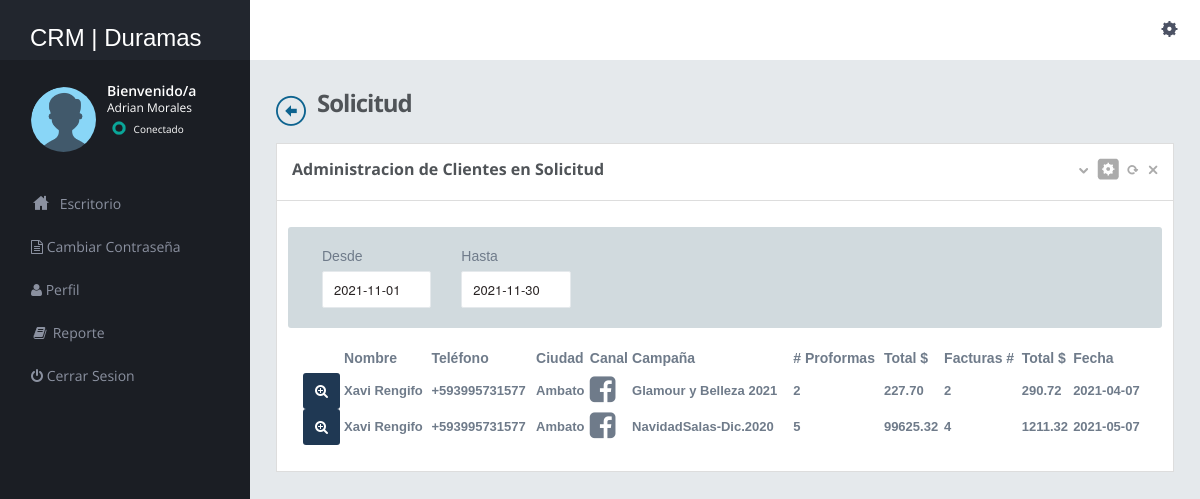
The page /tracking-lead.php?status_name=Solicitud&email_user_name=armj1923@gmail.com (signed in) on the database its author committed.
### tables this page shows
CREATE TABLE `tracking_lead` (
  `tracking_lead_id_gen` int(11) NOT NULL,
  `name_lead` varchar(100) NOT NULL,
  `mobile_number` varchar(100) NOT NULL,
  `city_warehouse` varchar(100) NOT NULL,
  `email_lead` varchar(100) NOT NULL,
  `user_name` varchar(150) NOT NULL,
  `email_user_name` varchar(150) NOT NULL,
  `date_create` date NOT NULL,
  `platform` varchar(9) NOT NULL,
  `form_id` varchar(200) NOT NULL,
  `status_name` varchar(100) NOT NULL,
  `proforma` int(11) DEFAULT NULL,
  `proforma_total` double(18,2) DEFAULT NULL,
  `factura` int(11) DEFAULT NULL,
  `factura_total` double(18,2) DEFAULT NULL
);

CREATE TABLE `campaing` (
  `campaing_id_gen` int(11) NOT NULL,
  `name` varchar(300) NOT NULL,
  `description` varchar(400) NOT NULL
);

### tracking-lead.php (the view, shortened to what this page needs)
<?php
include("dbconnection.php");
$email=$_GET['email_user_name'];
if(isset($_GET['status_name'])){
    $title=$_GET['status_name'];
}
?>
<!DOCTYPE html>
<html>
<head>
    <link href="assets/plugins/jquery-datatable/css/jquery.dataTables.css" rel="stylesheet" type="text/css" />
    <link href="assets/plugins/bootstrap-select2/select2.css" rel="stylesheet" type="text/css" media="screen" />
    <link href="assets/plugins/boostrapv3/css/bootstrap.min.css" rel="stylesheet" type="text/css" />
    <link href="assets/plugins/boostrapv3/css/bootstrap-theme.min.css" rel="stylesheet" type="text/css" />
    <link href="assets/plugins/font-awesome/css/font-awesome.css" rel="stylesheet" type="text/css" />
    <link href="assets/css/animate.min.css" rel="stylesheet" type="text/css" />
    <link href="assets/plugins/jquery-scrollbar/jquery.scrollbar.css" rel="stylesheet" type="text/css" />
    <link href="assets/css/style.css" rel="stylesheet" type="text/css" />
    <link href="assets/css/responsive.css" rel="stylesheet" type="text/css" />
    <link href="assets/css/custom-icon-set.css" rel="stylesheet" type="text/css" />
    <link rel="stylesheet" type="text/css" href="https://cdn.datatables.net/1.10.24/css/jquery.dataTables.min.css">
    <link rel="stylesheet" type="text/css"
        href="https://cdn.datatables.net/datetime/1.0.3/css/dataTables.dateTime.min.css">
</head>
<body class="">
    <?php include("header.php");?>
    <div class="page-container row">
        <?php include("leftbar.php");?>
    </div>
    </div>
    <div class="page-content">
        <div class="content">
            <div class="page-title"> <i><a href="dashboard.php" class="icon-custom-left"></a></i>
                <h3><b><?php echo $title?></b></h3>
            </div>
            <div class="row-fluid">
                <div class="span12">
                    <div class="grid simple ">
                        <div class="grid-title">
                            <h4><span class="semi-bold"><b> Administracion de Clientes en <?php echo $title?>
                                    </b></span></h4>
                            <div class="tools">
                                <a href="javascript:;" class="collapse"></a>
                                <a href="#grid-config" data-toggle="modal" class="config"></a>
                                <a href="javascript:;" class="reload"></a>
                                <a href="javascript:;" class="remove"></a>
                            </div>
                        </div>
                        <div class="grid-body ">
                            <div class="row well input-daterange">
                                <div class="col-sm-2">
                                    <label class="control-label">Desde</label>
                                    <input class="form-control datepicker" type="text" name="min" id="min"
                                        value="<?php echo date("Y-m-01")?>" placeholder="yyyy-mm-dd"
                                        style="height: 20px;" />
                                </div>
                                <div class="col-sm-2">
                                    <label class="control-label">Hasta</label>
                                    <input class="form-control datepicker" type="text" name="max" id="max"
                                        value="<?php echo date("Y-m-t")?>" placeholder="yyyy-mm-dd"
                                        style="height: 20px;" />
                                </div>
                                <div class="col-sm-12 text-danger" id="error_log"></div>
                            </div>
                            <table id="example-date" class="display nowrap" style="width:100%">
                                <thead>
                                    <tr>
                                        <th><label class="control-label"><b></b></label></th>
                                        <th><label class="control-label"><b>Nombre</b></label></th>
                                        <th><label class="control-label"><b>Teléfono</b></label></th>
                                        <th><label class="control-label"><b>Ciudad</b></label></th>
                                        <th><label class="control-label"><b>Canal</b></label></th>
                                        <th><label class=" control-label"><b>Campaña</b></label></th>
                                        <th><label class=" control-label"><b># Proformas</b></label></th>
                                        <th><label class=" control-label"><b>Total $</b></label></th>
                                        <th><label class=" control-label"><b>Facturas #</b></label></th>
                                        <th><label class=" control-label"><b>Total $</b></label></th>
                                        <th><label class=" control-label"><b>Fecha</b></label></th>
                                    </tr>
                                </thead>
                                <tbody>
                                    <?php
                                    if ($title == 'General'){
                                        $ret=mysqli_query($con,"select * from tracking_lead where email_user_name='".$email."'");
                                    }else{
                                        $ret=mysqli_query($con,"select * from tracking_lead where email_user_name='".$email."' and status_name='".$title."'");
                                    }
                                    $cnt=1;
												while($row=mysqli_fetch_array($ret))
												{
												?>
                                    <tr>
                                        <td>
                                            <form action="" method="post">
                                                <button type="submit" class="btn btn-info btn-xs" data-placement="top"
                                                    title="Detalles" value="btnEditarRegistro" name="accion"><i
                                                        class="fa fa-search-plus text-white mr-0"></i>
                                                </button>
                                            </form>
                                        </td>
                                        <?php $req=mysqli_query($con, "select description from campaing where name='".$row['form_id']."'");
                                          $name_campaing=mysqli_fetch_array($req);
                                        ?>
                                        <td><strong><?php echo $row['name_lead'];?></strong></td>
                                        <td><strong><?php echo $row['mobile_number'];?></strong></td>
                                        <td><strong><?php echo $row['city_warehouse'];?></strong></td>
                                        <?php if ($row['platform'] == 'fb'){ ?>
                                        <td><strong><i class="fa fa-facebook-square"
                                                    style="font-size:30px;"></i></strong></td>
                                        <?php }?>
                                        <td><strong><?php echo $name_campaing['description'];?></strong></td>
                                        <td><strong><?php echo $row['proforma'];?></strong></td>
                                        <td><strong><?php echo $row['proforma_total'];?></strong></td>
                                        <td><strong><?php echo $row['factura'];?></strong></td>
                                        <td><strong><?php echo $row['factura_total'];?></strong></td>
                                        <td><strong><?php echo $row['date_create'];?></strong></td>
                                    </tr>
                                    <?php $cnt=$cnt+1; } ?>
                                </tbody>
                            </table>
                        </div>
                    </div>
                </div>
            </div>
        </div>
    </div>
    </div>
</body>
</html>

### header.php (shortened to what this page needs)
<div class="header navbar navbar-inverse ">
  <div class="navbar-inner">
    <div class="header-seperation">
      <br>
      <a href="dashboard.php" style="color:#FFF; font-size:24px;  padding: 10px 30px;">CRM | Duramas</a>
    </div>
    <div class="header-quick-nav" >
      <div class="pull-right">
        <ul class="nav quick-section ">
          <li class="quicklinks"> <a data-toggle="dropdown" class="dropdown-toggle  pull-right " href="#" id="user-options">
            <div class="iconset top-settings-dark "></div>
            </a>
          </li>
        </ul>
      </div>
    </div>
  </div>
</div>

### leftbar.php (shortened to what this page needs)
<div class="page-sidebar" id="main-menu">
    <div class="page-sidebar-wrapper scrollbar-dynamic" id="main-menu-wrapper">
        <div class="user-info-wrapper">
            <div class="profile-wrapper"> <img src="assets/img/user.png" alt="" data-src="assets/img/user.png"
                    data-src-retina="assets/img/user.png" width="69" height="69" /> </div>
            <div class="user-info">
                <div class="greeting" style="font-size:14px;">Bienvenido/a</div>
                <div class="username" style="font-size:12px;"><?php echo $_SESSION['name'];?></div>
                <div class="status" style="font-size:10px;"><a href="#">
                        <div class="status-icon green"></div>
                        Conectado
                    </a></div>
            </div>
        </div>
        <p class="menu-title"></p>
        <ul>
            <li class="start"> <a href="dashboard.php"> <i class="icon-custom-home"></i> <span
                        class="title">Escritorio</span> <span class="selected"></span> </a>
            </li>
            <li><a href="change-password.php"><span class="fa fa-file-text-o"></span> Cambiar Contraseña</a></li>
            <li><a href="profile.php"><span class="fa fa-user"></span> Perfil</a></li>
            <li><a href="reports.php"><span class="fa fa-book fa-fw"></span> Reporte</a></li>
            <li><a href="logout.php"> <span class="fa fa-power-off"></span> Cerrar Sesion</a></li>
        </ul>

### assets/css/responsive.css (style rules this page uses)
@media (min-width: 980px) { .page-sidebar { display: inline-block; float: left; position: fixed; width: 250px; margin-top: 58px; padding-bottom: 105px; } }
@media (min-width: 980px) { .page-sidebar .page-sidebar-wrapper { display: inline-block; float: left; height: 100%; max-width: 250px; width: 100%; } }
@media (min-width: 980px) { .page-sidebar ul { width: 250px; } }
@media (min-width: 980px) { .page-content { margin-left: 250px; min-height: 100%; } }

### rows shown on the page
tracking_lead: name_lead "Xavi Rengifo", mobile_number "+593995731577", city_warehouse "Ambato", platform "fb" (drawn), campaing.description "Glamour y Belleza 2021", proforma "2", proforma_total "227.70", factura "2", factura_total "290.72", date_create "2021-04-07"
tracking_lead: name_lead "Xavi Rengifo", mobile_number "+593995731577", city_warehouse "Ambato", platform "fb" (drawn), campaing.description "NavidadSalas-Dic.2020", proforma "5", proforma_total "99625.32", factura "4", factura_total "1211.32", date_create "2021-05-07"

### other values the page prints
$_SESSION['name'] "Adrian Morales"
$title "Solicitud"
